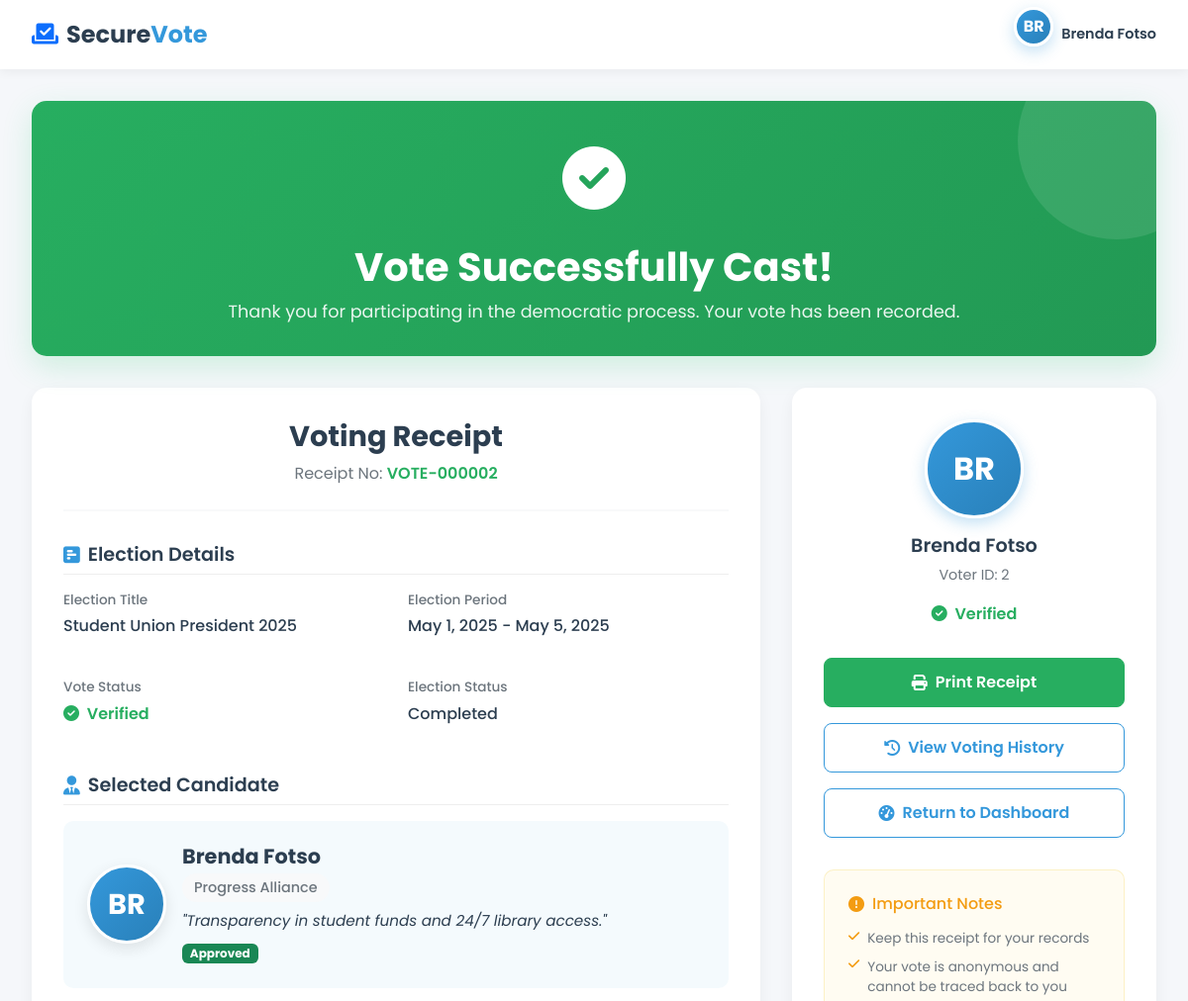
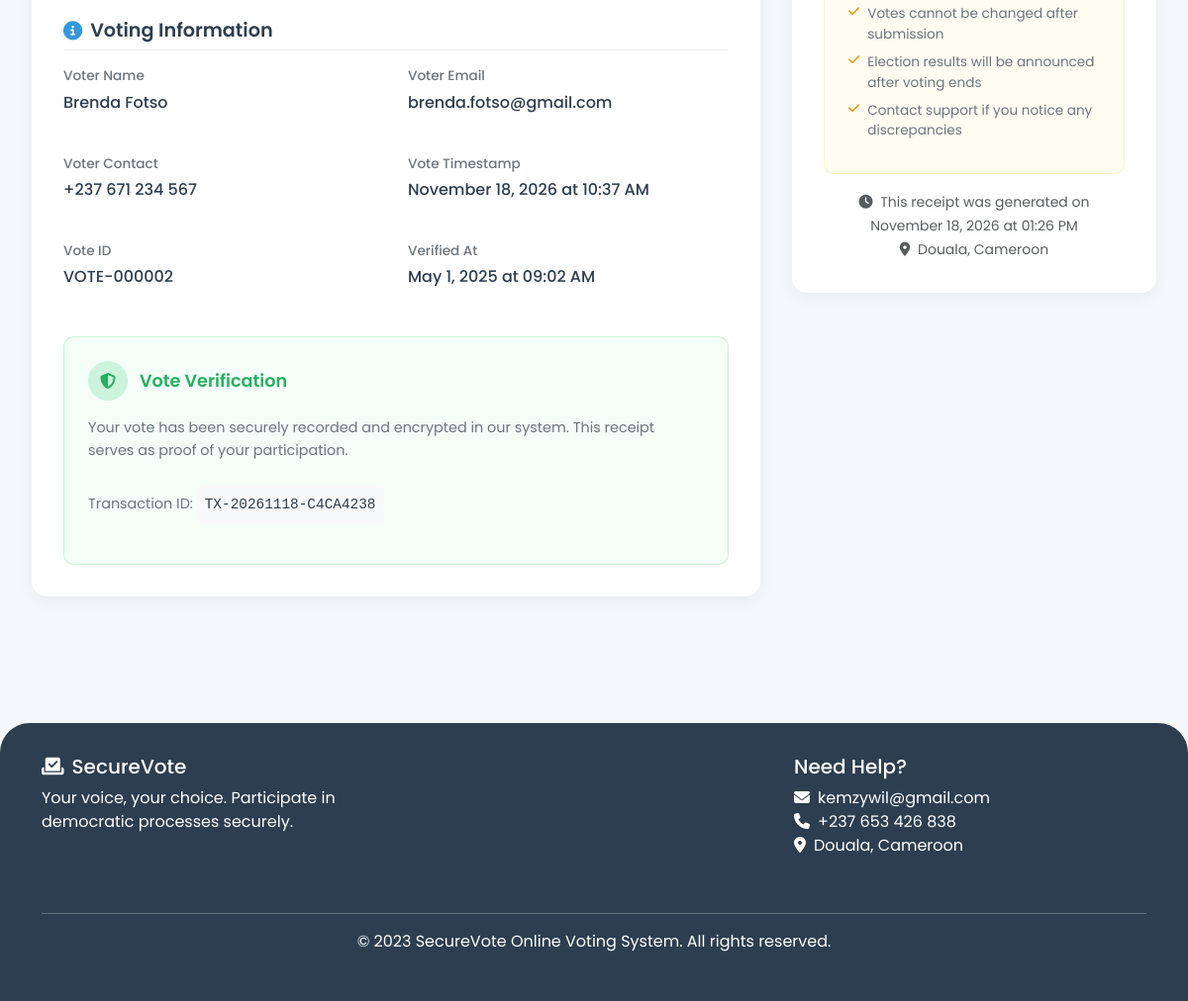
The app's page /vote_success.php?vote_id=2 (signed in) with its own data (2 pictures, top to bottom).
### tables this page shows
CREATE TABLE IF NOT EXISTS `votes` (
  `id` bigint NOT NULL AUTO_INCREMENT,
  `voter_id` int NOT NULL,
  `election_id` int NOT NULL,
  `candidate_id` int NOT NULL,
  `vote_timestamp` timestamp NULL DEFAULT CURRENT_TIMESTAMP,
  `status` enum('pending','verified','invalid','rejected') DEFAULT 'pending',
  `verified_at` timestamp NULL DEFAULT NULL,
  PRIMARY KEY (`id`),
  KEY `voter_id` (`voter_id`),
  KEY `election_id` (`election_id`),
  KEY `candidate_id` (`candidate_id`)
);

CREATE TABLE IF NOT EXISTS `voters` (
  `id` int NOT NULL AUTO_INCREMENT,
  `full_name` varchar(100) NOT NULL,
  `email` varchar(100) NOT NULL,
  `dob` date NOT NULL,
  `contact` varchar(20) NOT NULL,
  `address` text NOT NULL,
  `status` enum('pending','verified','suspended') DEFAULT 'pending',
  `created_at` timestamp NULL DEFAULT CURRENT_TIMESTAMP,
  `password` varchar(100) NOT NULL,
  PRIMARY KEY (`id`)
);

CREATE TABLE IF NOT EXISTS `elections` (
  `id` int NOT NULL AUTO_INCREMENT,
  `title` varchar(200) NOT NULL,
  `description` text,
  `start_datetime` datetime NOT NULL,
  `end_datetime` datetime NOT NULL,
  `status` enum('draft','upcoming','active','completed','cancelled') DEFAULT 'draft',
  `created_at` timestamp NULL DEFAULT CURRENT_TIMESTAMP,
  PRIMARY KEY (`id`)
);

CREATE TABLE IF NOT EXISTS `candidates` (
  `id` int NOT NULL AUTO_INCREMENT,
  `voter_id` int NOT NULL,
  `election_id` int NOT NULL,
  `party_affiliation` varchar(100) DEFAULT NULL,
  `biography` text,
  `campaign_statement` text,
  `profile_image` varchar(255) DEFAULT NULL,
  `status` enum('pending','approved','disqualified','withdrawn') DEFAULT 'pending',
  `created_at` timestamp NULL DEFAULT CURRENT_TIMESTAMP,
  PRIMARY KEY (`id`),
  KEY `voter_id` (`voter_id`),
  KEY `election_id` (`election_id`)
);

### vote_success.php (the view, shortened to what the rows shown need)
<?php
include "db_connection.php";
$id = $_SESSION['id'];
$vote_id = $_GET['vote_id'];
try {
    $sql = "SELECT v.*,
                   e.title as election_title, e.description as election_description,
                   e.start_datetime, e.end_datetime, e.status as election_status,
                   c.voter_id as candidate_voter_id,
                   c.party_affiliation, c.biography, c.campaign_statement,
                   c.profile_image, c.status as candidate_status,
                   vr.full_name as candidate_name, vr.email as candidate_email,
                   v2.full_name as voter_name, v2.email as voter_email,
                   v2.contact as voter_contact, v2.address as voter_address
            FROM votes v
            JOIN elections e ON v.election_id = e.id
            JOIN candidates c ON v.candidate_id = c.id
            JOIN voters vr ON c.voter_id = vr.id
            JOIN voters v2 ON v.voter_id = v2.id
            WHERE v.id = :vote_id AND v.voter_id = :voter_id";
    $stmt = $conn->prepare($sql);
    $stmt->execute([
        ':vote_id' => $vote_id,
        ':voter_id' => $id
    ]);
    $vote_details = $stmt->fetch(PDO::FETCH_ASSOC);
} catch (PDOException $e) {
    error_log("Error fetching vote details: " . $e->getMessage());
    header("Location: voter_dashboard.php?message=Error loading vote receipt&status=error");
    exit();
}
try {
    $sql = "SELECT contact, email, location FROM admin LIMIT 1";
    $stmt = $conn->prepare($sql);
    $stmt->execute();
    $admin = $stmt->fetch(PDO::FETCH_ASSOC);
} catch (PDOException $e) {
    error_log("Error fetching admin info: " . $e->getMessage());
    $admin = [
        'contact' => '+237 653 426 838',
        'email' => 'support@votesecure.com',
        'location' => 'Douala, Cameroon'
    ];
}
$vote_date = date('F j, Y', strtotime($vote_details['vote_timestamp']));
$vote_time = date('h:i A', strtotime($vote_details['vote_timestamp']));
$election_start = date('F j, Y', strtotime($vote_details['start_datetime']));
$election_end = date('F j, Y', strtotime($vote_details['end_datetime']));
$candidate_initials = strtoupper(substr($vote_details['candidate_name'], 0, 2));
$voter_initials = strtoupper(substr($vote_details['voter_name'], 0, 2));
$vote_status_display = ucfirst($vote_details['status']);
$vote_status_color = '';
switch ($vote_details['status']) {
    case 'verified':
        $vote_status_color = 'success';
        break;
}
?>
<!DOCTYPE html>
<html lang="en">
<head>
    <link href="https://cdn.jsdelivr.net/npm/bootstrap@5.3.0-alpha1/dist/css/bootstrap.min.css" rel="stylesheet">
    <link rel="stylesheet" href="https://cdnjs.cloudflare.com/ajax/libs/font-awesome/6.4.0/css/all.min.css">
    <link rel="stylesheet" href="https://cdn.jsdelivr.net/npm/sweetalert2@11/dist/sweetalert2.min.css">
</head>
<body>
    <header id="main-header">
        <div class="header-right">
            <div class="d-flex align-items-center">
                <div class="voter-avatar-receipt" style="width: 40px; height: 40px; font-size: 1rem;">
                    <?= $voter_initials ?>
                    </div>
                    <div class="ms-2">
                        <div class="voter-name-receipt" style="font-size: 0.9rem; margin-bottom: 0;">
                            <?= htmlspecialchars($vote_details['voter_name']) ?>
                        </div>
                    </div>
                </div>
            </div>
        </header>
        <main class="success-content">
            <div class="success-header">
                <h1>Vote Successfully Cast!</h1>
            </div>
            <div class="receipt-container">
                <div class="receipt-card">
                    <div class="receipt-header">
                        <h2>Voting Receipt</h2>
                    </div>
                    <div class="receipt-section">
                        <div class="receipt-details">
                            <div class="detail-group">
                                <div class="detail-label">Election Title</div>
                                <div class="detail-value"><?= htmlspecialchars($vote_details['election_title']) ?></div>
                            </div>
                            <div class="detail-group">
                                <div class="detail-label">Election Period</div>
                                <div class="detail-value"><?= $election_start ?> - <?= $election_end ?></div>
                            </div>
                            <div class="detail-group">
                                <div class="detail-value">
                                    <span style="color: var(--<?= $vote_status_color ?>-color); font-weight: 600;">
                                        <i
                                            class="fas fa-<?= $vote_status_color == 'success' ? 'check' : ($vote_status_color == 'warning' ? 'clock' : 'exclamation') ?>-circle me-1"></i>
                                        <?= $vote_status_display ?>
                                    </span>
                                </div>
                            </div>
                            <div class="detail-group">
                                <div class="detail-label">Election Status</div>
                                <div class="detail-value">
                                    <?= ucfirst($vote_details['election_status']) ?>
                                </div>
                            </div>
                        </div>
                    </div>
                    <div class="receipt-section">
                        <div class="candidate-info-receipt">
                            <div class="candidate-avatar-receipt">
                                <?= $candidate_initials ?>
                            </div>
                            <div class="candidate-details-receipt">
                                <h4 class="candidate-name-receipt"><?= htmlspecialchars($vote_details['candidate_name']) ?></h4>
                                <?php if (!empty($vote_details['party_affiliation'])): ?>
                                    <div class="candidate-party-receipt"><?= htmlspecialchars($vote_details['party_affiliation']) ?>
                                    </div>
                                <?php endif; ?>
                                <?php if (!empty($vote_details['campaign_statement'])): ?>
                                    <p class="candidate-statement-receipt">
                                        "<?= htmlspecialchars($vote_details['campaign_statement']) ?>"</p>
                                <?php endif; ?>
                                <div class="candidate-status mt-2">
                                    <small
                                        class="badge bg-<?= $vote_details['candidate_status'] == 'approved' ? 'success' : ($vote_details['candidate_status'] == 'pending' ? 'warning' : 'secondary') ?>">
                                        <?= ucfirst($vote_details['candidate_status']) ?>
                                    </small>
                                </div>
                            </div>
                        </div>
                    </div>
                    <div class="receipt-section">
                        <div class="receipt-details">
                            <div class="detail-group">
                                <div class="detail-label">Voter Name</div>
                                <div class="detail-value"><?= htmlspecialchars($vote_details['voter_name']) ?></div>
                            </div>
                            <div class="detail-group">
                                <div class="detail-label">Voter Email</div>
                                <div class="detail-value"><?= htmlspecialchars($vote_details['voter_email']) ?></div>
                            </div>
                            <div class="detail-group">
                                <div class="detail-label">Voter Contact</div>
                                <div class="detail-value"><?= htmlspecialchars($vote_details['voter_contact']) ?></div>
                            </div>
                            <div class="detail-group">
                                <div class="detail-label">Vote Timestamp</div>
                                <div class="detail-value"><?= $vote_date ?> at <?= $vote_time ?></div>
                            </div>
                            <?php if ($vote_details['verified_at']): ?>
                                <div class="detail-group">
                                    <div class="detail-label">Verified At</div>
                                    <div class="detail-value">
                                        <?= date('F j, Y \a\t h:i A', strtotime($vote_details['verified_at'])) ?></div>
                                </div>
                            <?php endif; ?>
                        </div>
                    </div>
                </div>
                <div class="action-sidebar no-print">
                    <div class="action-header">
                        <div class="voter-avatar-receipt">
                            <?= $voter_initials ?>
                        </div>
                        <h3 class="voter-name-receipt"><?= htmlspecialchars($vote_details['voter_name']) ?></h3>
                        <div class="voter-id-receipt">Voter ID: <?= htmlspecialchars($id) ?></div>
                        <span style="color: var(--<?= $vote_status_color ?>-color); font-weight: 600;">
                            <i
                                class="fas fa-<?= $vote_status_color == 'success' ? 'check' : ($vote_status_color == 'warning' ? 'clock' : 'exclamation') ?>-circle me-1"></i>
                            <?= $vote_status_display ?>
                        </span>
                    </div>
                    <div class="text-center mt-3">
                        <small class="text-muted">
                            <i class="fas fa-clock me-1"></i>
                            This receipt was generated on <?= date('F j, Y \a\t h:i A') ?>
                        </small>
                        <br>
                        <small class="text-muted">
                            <i class="fas fa-map-marker-alt me-1"></i>
                            <?= htmlspecialchars($admin['location'] ?? 'Douala, Cameroon') ?>
                        </small>
                    </div>
                </div>
            </div>
        </main>
        <footer class="footer">
            <div class="container">
                <div class="row" style="display: flex; justify-content: space-between;">
                    <div class="col-md-4 mb-4">
                        <ul class="list-unstyled">
                            <li><i
                                    class="fas fa-envelope me-2"></i><?= htmlspecialchars($admin['email'] ?? 'support@votesecure.com') ?>
                            </li>
                            <li><i
                                    class="fas fa-phone me-2"></i><?= htmlspecialchars($admin['contact'] ?? '+237 653 426 838') ?>
                            </li>
                            <li><i
                                    class="fas fa-map-marker-alt me-2"></i><?= htmlspecialchars($admin['location'] ?? 'Douala, Cameroon') ?>
                            </li>
                        </ul>
                    </div>
                </div>
            </div>
        </footer>
</body>
</html>

### records on screen
votes: voter.full_name "BR", voter.full_name "Brenda Fotso", election.title "Student Union President 2025", election.start_datetime "May 1, 2025", election.end_datetime "May 5, 2025", status "Verified", election.status "Completed", candidate.party_affiliation "Progress Alliance", candidate.campaign_statement "Transparency in student funds and 24/7 library access.", candidate.status "Approved", voter.email "brenda.fotso@gmail.com", voter.contact "+237 671 234 567", vote_timestamp "November 18, 2026", vote_timestamp "10:37 AM", verified_at "May 1, 2025 at 09:02 AM"

### other values on screen
$receipt_number "VOTE-000002"
$id "2"
$admin['location'] "Douala, Cameroon"
$admin['email'] "kemzywil@gmail.com"
$admin['contact'] "+237 653 426 838"
